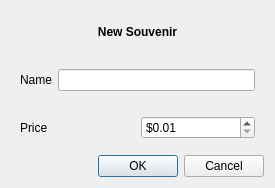
<?xml version="1.0" encoding="UTF-8"?>
<ui version="4.0">
 <class>souvenirCreator</class>
 <widget class="QDialog" name="souvenirCreator">
  <property name="geometry">
   <rect>
    <x>0</x>
    <y>0</y>
    <width>275</width>
    <height>188</height>
   </rect>
  </property>
  <property name="sizePolicy">
   <sizepolicy hsizetype="Preferred" vsizetype="Preferred">
    <horstretch>0</horstretch>
    <verstretch>0</verstretch>
   </sizepolicy>
  </property>
  <property name="maximumSize">
   <size>
    <width>16777215</width>
    <height>188</height>
   </size>
  </property>
  <property name="windowTitle">
   <string>New Souvenir...</string>
  </property>
  <property name="sizeGripEnabled">
   <bool>false</bool>
  </property>
  <layout class="QVBoxLayout" name="verticalLayout">
   <item>
    <widget class="QLabel" name="header">
     <property name="text">
      <string>&lt;b&gt;New Souvenir&lt;/b&gt;</string>
     </property>
     <property name="alignment">
      <set>Qt::AlignCenter</set>
     </property>
    </widget>
   </item>
   <item>
    <widget class="QWidget" name="nameArea" native="true">
     <layout class="QHBoxLayout" name="horizontalLayout">
      <item>
       <widget class="QLabel" name="nameLabel">
        <property name="text">
         <string>Name</string>
        </property>
       </widget>
      </item>
      <item>
       <widget class="QLineEdit" name="nameField">
        <property name="minimumSize">
         <size>
          <width>160</width>
          <height>0</height>
         </size>
        </property>
       </widget>
      </item>
     </layout>
    </widget>
   </item>
   <item>
    <widget class="QWidget" name="priceArea" native="true">
     <property name="sizePolicy">
      <sizepolicy hsizetype="Preferred" vsizetype="Preferred">
       <horstretch>0</horstretch>
       <verstretch>0</verstretch>
      </sizepolicy>
     </property>
     <property name="minimumSize">
      <size>
       <width>0</width>
       <height>0</height>
      </size>
     </property>
     <layout class="QHBoxLayout" name="horizontalLayout_2">
      <item>
       <widget class="QLabel" name="priceLabel">
        <property name="text">
         <string>Price</string>
        </property>
       </widget>
      </item>
      <item>
       <widget class="QDoubleSpinBox" name="priceField">
        <property name="prefix">
         <string>$</string>
        </property>
        <property name="minimum">
         <double>0.010000000000000</double>
        </property>
        <property name="maximum">
         <double>9999.989999999999782</double>
        </property>
       </widget>
      </item>
     </layout>
    </widget>
   </item>
   <item>
    <widget class="QDialogButtonBox" name="buttonBox">
     <property name="orientation">
      <enum>Qt::Horizontal</enum>
     </property>
     <property name="standardButtons">
      <set>QDialogButtonBox::Cancel|QDialogButtonBox::Ok</set>
     </property>
    </widget>
   </item>
  </layout>
 </widget>
 <resources/>
 <connections>
  <connection>
   <sender>buttonBox</sender>
   <signal>accepted()</signal>
   <receiver>souvenirCreator</receiver>
   <slot>accept()</slot>
   <hints>
    <hint type="sourcelabel">
     <x>248</x>
     <y>254</y>
    </hint>
    <hint type="destinationlabel">
     <x>157</x>
     <y>274</y>
    </hint>
   </hints>
  </connection>
  <connection>
   <sender>buttonBox</sender>
   <signal>rejected()</signal>
   <receiver>souvenirCreator</receiver>
   <slot>reject()</slot>
   <hints>
    <hint type="sourcelabel">
     <x>316</x>
     <y>260</y>
    </hint>
    <hint type="destinationlabel">
     <x>286</x>
     <y>274</y>
    </hint>
   </hints>
  </connection>
 </connections>
</ui>
